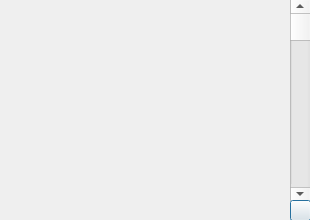
<?xml version="1.0" encoding="UTF-8"?>
<ui version="4.0">
 <class>ArgumentsDialog</class>
 <widget class="QDialog" name="ArgumentsDialog">
  <property name="geometry">
   <rect>
    <x>0</x>
    <y>0</y>
    <width>310</width>
    <height>220</height>
   </rect>
  </property>
  <property name="sizePolicy">
   <sizepolicy hsizetype="Fixed" vsizetype="Fixed">
    <horstretch>0</horstretch>
    <verstretch>0</verstretch>
   </sizepolicy>
  </property>
  <property name="windowTitle">
   <string>Arguments</string>
  </property>
  <property name="windowOpacity">
   <double>1.000000000000000</double>
  </property>
  <widget class="QScrollBar" name="verticalScrollBar">
   <property name="geometry">
    <rect>
     <x>290</x>
     <y>0</y>
     <width>20</width>
     <height>201</height>
    </rect>
   </property>
   <property name="orientation">
    <enum>Qt::Vertical</enum>
   </property>
  </widget>
  <widget class="QPushButton" name="pushButton">
   <property name="geometry">
    <rect>
     <x>290</x>
     <y>200</y>
     <width>21</width>
     <height>21</height>
    </rect>
   </property>
   <property name="text">
    <string/>
   </property>
  </widget>
 </widget>
 <resources/>
 <connections/>
</ui>
